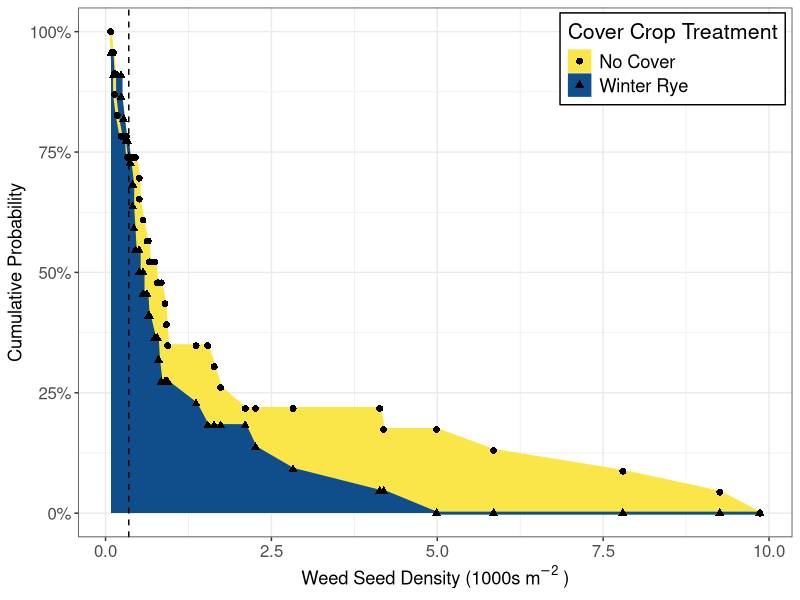

R code for this plot: (Note: this script raises an error after producing the figure.)
##################################
# Author: Gina Nichols (vnichols@iastate.edu)
# Created: 5/22/2020
#
# Purpose: make stoch dom fig
#
# Last modified:
#                8/31/2020 (didn't get submitted?, update w/new field delineation)
#
# Notes:
####################################

rm(list = ls())
library(tidyverse)


p_green <- "#619B44"
p_blue <- "dodgerblue4"#"#46B2B5"
p_pink <- "#DC1A64"
p_orange <- "#FFA726"
p_yellow <- "#FAE549FD" #"#FFE100"
p_gray <- "#E7E6E6"
p_purp <- "#8B1C62"


# data --------------------------------------------------------------------


stodom <- read_csv("01_stats-stoch-dom/st_stoch-dom-res.csv")


# figure ------------------------------------------------------------------

# mylegendtheme <-   theme(#legend.direction = "horizontal",
#   #legend.position = "bottom",
#   legend.justification = c(1, 1),
#   legend.position = c(0.9, 0.9),
#   legend.background = element_blank(),
#   legend.key.width = unit(1.4, "cm"),
#   legend.key.height = unit(0.5, "cm"),
#   legend.key.size = unit(1, "cm"),
#   #axis.title.y = element_text(angle = 0, 
#   #                            vjust = 0.5, 
#   #                            hjust = -1)
# )



mylegendtheme <- theme(
  legend.justification = c(1, 1),
  legend.position = c(0.99, 0.99),
  legend.background = element_rect(color = "black", fill = "white"),
  legend.title = element_text(size = rel(1.4))
)


myaxistexttheme <- theme(axis.text = element_text(size = rel(1.1)),
                         legend.text = element_text(size = rel(1.2)),
                         axis.title = element_text(size = rel(1.2)))


#labseedsm2 = expression('Weed Seeds\n (1000s m'^"-2)")
labseedsm2 <- bquote("Weed Seed Density (1000s"~m^-2~")")


# fig ---------------------------------------------------------------------

library(ggridges)
library(scales)

#--inv cum diff
stodom %>% 
  pivot_longer(sc_nocum:sc_ryecum) %>% 
  mutate(name = recode(name, 
                       "sc_nocum" = "No Cover",
                       "sc_ryecum" = "Winter Rye")) %>%  
  select(seeds, name, value) %>% 
  mutate(inv_value = 1 - value) %>% 
  ggplot(aes(seeds/1000, inv_value, color = name, fill = name, group = name, shape = name)) + 
  ggridges::geom_density_line(stat = "identity", 
                              size = 0.5, 
                              #alpha = 0.7
                              ) +
  geom_line(size = 1) +
  geom_point(size = 2, color = "black") +
  scale_fill_manual(values = c("No Cover" = p_yellow,
                               "Winter Rye" = p_blue)) +
  scale_color_manual(values = c("No Cover" = p_yellow,
                                "Winter Rye" = p_blue)) +
  geom_vline(xintercept = 350/1000, linetype = "dashed") +
  theme_bw() + 
  scale_y_continuous(labels = label_percent()) +
  myaxistexttheme + 
  mylegendtheme +
  labs(x = labseedsm2,
       y = "Cumulative Probability",
       fill = "Cover Crop Treatment",
       color = "Cover Crop Treatment",
       shape = "Cover Crop Treatment")


ggsave("02_make-figs/figs/fig_stoch-dom.png", width = 6, height = 5)






# other attempts ----------------------------------------------------------


#--these are 'rough drafts'

#--cum diff
stodom %>% 
  pivot_longer(sc_nocum:sc_ryecum) %>% 
  select(seeds, name, value) %>% 
  ggplot(aes(seeds, value, color = name)) + 
  geom_point(size = 3) +
  geom_line(size = 1
  ) + 
  theme_bw() + 
  labs(x = "seeds/m2",
       y = "cumulative prob",
       title = "Un-transformed, outlier removed")
 




stodom %>% 
  mutate(inv_value = 1-value,
         ) %>% 
  ggplot(aes(seeds, inv_value, color = name)) + 
  geom_point(size = 3) +
  #geom_line(size = 1) + 
  geom_smooth(size = 1, se = F) + 
#  geom_xspline(spline_shape=0.4, size=0.5) +
  geom_vline(xintercept = 350) + 
  theme_bw() + 
  labs(x = "seeds/m2",
       y = "cumulative prob",
       title = "Un-transformed, outlier removed") 



# splines? ----------------------------------------------------------------


set.seed(1492)
dat <- data.frame(x=c(1:10, 1:10, 1:10),
                  y=c(sample(15:30, 10), 2*sample(15:30, 10),
                      3*sample(15:30, 10)),
                  group=factor(c(rep(1, 10), rep(2, 10), rep(3, 10)))
)

ggplot(dat, aes(x, y, group=group, color=group)) +
  geom_point() +
  geom_line()

ggplot(dat, aes(x, y, group=group, color=factor(group))) +
  geom_point() +
  geom_line() +
  geom_smooth(se=FALSE, linetype="dashed", size=0.5)

ggplot(dat, aes(x, y, group=group, color=factor(group))) +
  geom_point(color="black") +
#  geom_smooth(se=FALSE, linetype="dashed", size=0.5) +
  geom_xspline(size=0.5)

ggplot(dat, aes(x, y, group=group, color=factor(group))) +
  geom_point(color="black") +
#  geom_smooth(se=FALSE, linetype="dashed", size=0.5) +
  geom_xspline(spline_shape=-0.4, size=0.5)

ggplot(dat, aes(x, y, group=group, color=factor(group))) +
  geom_point(color="black") +
#  geom_smooth(se=FALSE, linetype="dashed", size=0.5) +
  geom_xspline(spline_shape=0.4, size=0.5)

ggplot(dat, aes(x, y, group=group, color=factor(group))) +
  geom_point(color="black") +
  geom_smooth(se=FALSE, linetype="dashed", size=0.5) +
  geom_xspline(spline_shape=1, size=0.5)

ggplot(dat, aes(x, y, group=group, color=factor(group))) +
  geom_point(color="black") +
  geom_smooth(se=FALSE, linetype="dashed", size=0.5) +
  geom_xspline(spline_shape=0, size=0.5)

ggplot(dat, aes(x, y, group=group, color=factor(group))) +
  geom_point(color="black") +
  geom_smooth(se=FALSE, linetype="dashed", size=0.5) +
  geom_xspline(spline_shape=-1, size=0.5)

